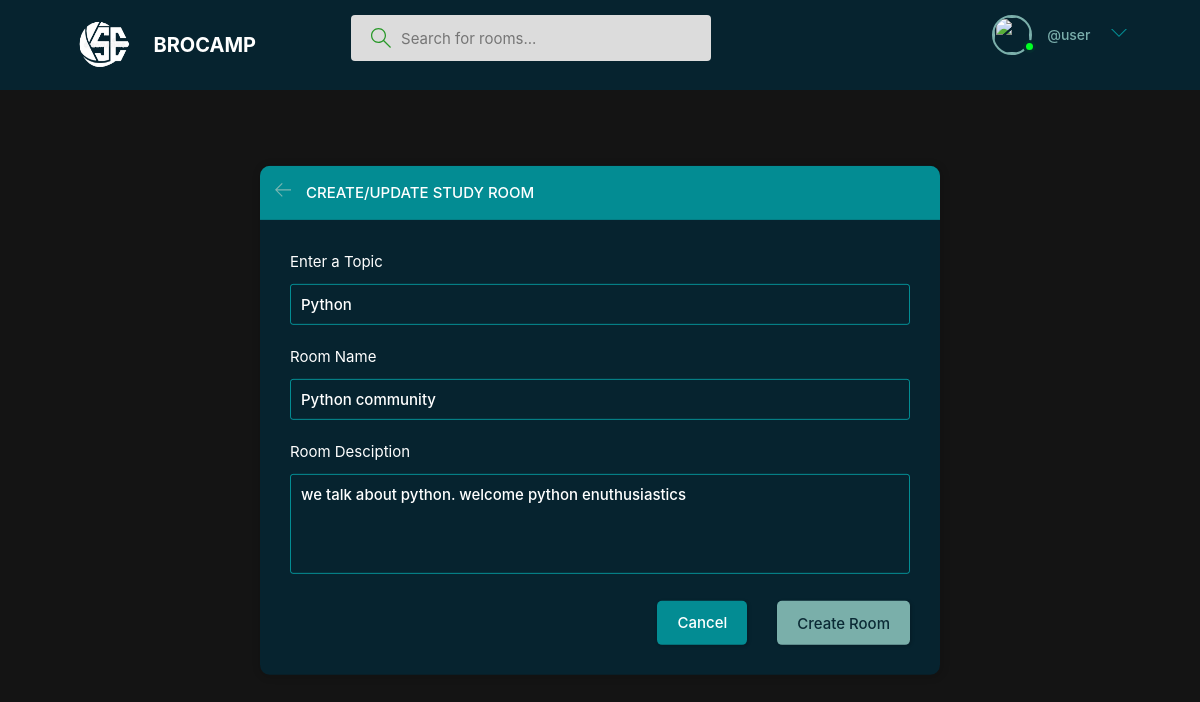
The page /update-room/17/ (signed in) on the database its author committed.
### base/models.py (models this page shows, shortened)
class Room(models.Model):
    host = models.ForeignKey(User, on_delete=models.SET_NULL,null=True)
    topic = models.ForeignKey(Topic, on_delete=models.SET_NULL,null=True)
    name=models.CharField(max_length=200)
    description = models.TextField(null=True, blank=True)
    participants = models.ManyToManyField(User,related_name='participants', blank=True)
    updated = models.DateTimeField(auto_now=True)
    created = models.DateTimeField(auto_now_add=True)
    class Meta:
        ordering = ['-updated','-created']

class Topic(models.Model):
    name=models.CharField(max_length=200)

### base/views.py (the view, shortened to what this page needs)
# urls.py: path('update-room/<str:pk>/',views.updateRoom,name="update-room"),
@login_required(login_url='login')
def updateRoom(request, pk):
    room = Room.objects.get(id=pk)
    form = RoomForm(instance=room)
    topics = Topic.objects.all()
    if request.user != room.host:
        return HttpResponse('you are not allowed here !!')
    context = {'form': form, 'topics': topics, 'room': room}
    return render(request, 'base/room_form.html', context)

### base/forms.py
class RoomForm(ModelForm):
     class Meta:
        model = Room
        fields = '__all__'

### base/templates/base/room_form.html (shortened to what this page needs)
{% extends 'index.html' %}
{% block content %}
<main class="create-room layout">
  <div class="container">
    <div class="layout__box">
      <div class="layout__boxHeader">
        <div class="layout__boxTitle">
          <a href="{% url 'home' %}">
            <svg version="1.1" xmlns="http://www.w3.org/2000/svg" width="32" height="32" viewBox="0 0 32 32">
              <title>arrow-left</title>
              <path
                d="M13.723 2.286l-13.723 13.714 13.719 13.714 1.616-1.611-10.96-10.96h27.625v-2.286h-27.625l10.965-10.965-1.616-1.607z">
              </path>
            </svg>
          </a>
          <h3>Create/update Study room</h3>
        </div>
      </div>
      <div class="layout__body">
        <form class="form" action="{% url 'create-room' %}" method="POST">
          <div class="form__group">
            <label for="room_topic">Enter a Topic</label>
            <input required type="text" value="{{room.topic.name}}" name="topic" list="topic-list" />
          </div>
          <div class="form__group">
            <label for="room_name">Room Name</label>
            {{form.name}}
          </div>
          <div class="form__group">
            <label for="room_description">Room Desciption</label>
            {{form.description}}
          </div>
          <div class="form__action">
            <a class="btn btn--dark" href="{% url 'home' %}">Cancel</a>
            <button class="btn btn--main" type="submit">Create Room</button>
          </div>
        </form>
      </div>
    </div>
  </div>
</main>
{% endblock content %}

### templates/nav.html (shortened to what this page needs)
{% load static %}
<header class="header header--loggedIn">
  <div class="container">
    <a href="{% url 'home' %}" class="header__logo">
      <img src="{% static 'images/logo1.png' %}" style="width:60px; height:60px" />
      <h1>BROCAMP</h1>
    </a>
    {% if request.user.is_authenticated %}
    <form class="header__search" method="GET" action="{% url 'home' %}">
      <label>
        <input name="q" placeholder="Search for rooms..." />
      </label>
    </form>
    {% endif %}
    <nav class="header__menu">
      {% if request.user.is_authenticated %}
      <div class="header__user">
        <a href="">
          <div class="avatar avatar--medium active">
            <img
              src="https://images.unsplash.com/photo-1511367461989-f85a21fda167?ixlib=rb-1.2.1&ixid=MnwxMjA3fDB8MHxzZWFyY2h8NXx8cHJvZmlsZXxlbnwwfHwwfHw%3D&w=1000&q=80" />
          </div>
          <p><span>@{{request.user.username}}</span></p>
        </a>
        <button class="dropdown-button">
          <svg version="1.1" xmlns="http://www.w3.org/2000/svg" width="32" height="32" viewBox="0 0 32 32">
            <title>chevron-down</title>
            <path d="M16 21l-13-13h-3l16 16 16-16h-3l-13 13z"></path>
          </svg>
        </button>
      </div>
      {% else %}
      <a href="{% url 'login' %}">
        <img src="{% static 'images/avatar.svg' %}" />
        <p>Login</p>
      </a>
      {% endif %}
    </nav>
  </div>
</header>

### rows shown on the page
Room: topic "Python", name "Python community", description "we talk about python. welcome python enuthusiastics"

### other values the page prints
{{ request.user.username }} "user"
